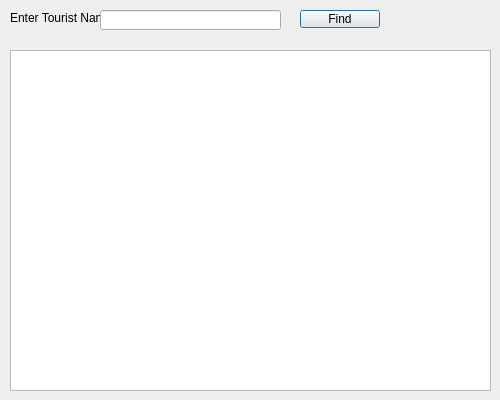
<?xml version="1.0" encoding="UTF-8"?>
<ui version="4.0">
 <class>FindTourist</class>
 <widget class="QDialog" name="FindTourist">
  <property name="geometry">
   <rect>
    <x>0</x>
    <y>0</y>
    <width>500</width>
    <height>400</height>
   </rect>
  </property>
  <property name="maximumSize">
   <size>
    <width>500</width>
    <height>400</height>
   </size>
  </property>
  <property name="windowTitle">
   <string>Find Tourist</string>
  </property>
  <widget class="QLabel" name="label">
   <property name="geometry">
    <rect>
     <x>10</x>
     <y>10</y>
     <width>91</width>
     <height>16</height>
    </rect>
   </property>
   <property name="text">
    <string>Enter Tourist Name</string>
   </property>
  </widget>
  <widget class="QLineEdit" name="txtTourstfName">
   <property name="geometry">
    <rect>
     <x>100</x>
     <y>10</y>
     <width>181</width>
     <height>20</height>
    </rect>
   </property>
  </widget>
  <widget class="QPushButton" name="btnFind">
   <property name="geometry">
    <rect>
     <x>300</x>
     <y>10</y>
     <width>80</width>
     <height>18</height>
    </rect>
   </property>
   <property name="text">
    <string>Find</string>
   </property>
  </widget>
  <widget class="QTableView" name="tableView">
   <property name="geometry">
    <rect>
     <x>10</x>
     <y>50</y>
     <width>481</width>
     <height>341</height>
    </rect>
   </property>
  </widget>
 </widget>
 <tabstops>
  <tabstop>txtTourstfName</tabstop>
  <tabstop>btnFind</tabstop>
 </tabstops>
 <resources/>
 <connections/>
</ui>
